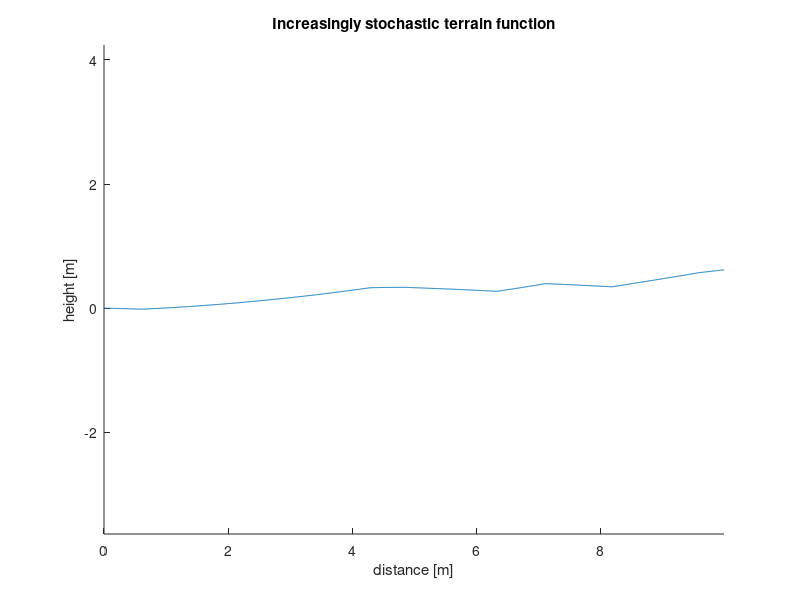

Recreate this plot in MATLAB.
% plot(yout{1}.Values)
%%
clear
clc
amp = 10;
maxSl = 0.3;

dx = 1;
xend = 10;
N = xend/dx+1;
% X = (0:dt:tend);

% X = (randn(N,1)).';
% X = sort(X);
% X = X - min(X);
% X = X.*(xend/max(X));
X(1) = 0;
Y(1) = 0;
for i=2:N
    dx = min(sqrt(1/i)*abs(rand()),0.5);
    X(i) = X(i-1) + dx;
    dy = max(min(rand()-0.5,maxSl*dx),-maxSl*dx);
    Y(i) = Y(i-1) + dy;
end
X = X.*(xend/max(X));
dt = atan2(Y(end)+rand()-0.5,X(end));
R = [cos(dt) sin(dt);-sin(dt) cos(dt)];

for i=2:size(Y,2)
    XY = R*[X(i);Y(i)];
    X(i) = XY(1);
    Y(i) = XY(2);
end

% Y = randn(size(X,2),1).';
% Y = min(Y,1);
% Y = max(Y,-1);

% X = ds*yout{1}.Values.Time.';
% Y = yout{1}.Values.Data.';

% figure
% hold on
% plot(0:10,X)
% plot(X,Y)
%%

for j = 1:5
    X = [X,X(end)];
    Y = [Y,Y(end)];
    for i=1:(size(X,2)-1)
        XX(2*i) = (X(i)+ X(i+1))/2;
        XX(2*i-1) = X(i);
        YY(2*i-1) = Y(i);
        YY(2*i) = (Y(i)+ Y(i+1))/2;
    end
    X = XX(1:end-1);
    Y = YY(1:end-1);
    

    
end
% figure
% plot(X,Y)
%%
Lin = 1:1:(size(X,2));
T = Y.*sqrt(Lin)/(amp);
% figure
% plot(X,T)
X1 = 0:0.01:X(end);
T1 = spline(X,T,X1);



figure
hold on
plot(X1,T1)
title('Increasingly stochastic terrain function')
xlabel('distance [m]')
ylabel('height [m]')
axis equal
hold off
%%
% % Xn = ds*(0:dt*2:tend);
% Yn = smooth(Y,3).';
% Yn = spline(X,Yn,X1)/2;
% Tn = Yn.*(X1)/(amp);
% 
% XO = ones(size(X1,2),1).'*X(end);
% XL =XO-logspace(log(X(end)-1)/log(10),0,size(X1,2))+1;
% 
% figure
% hold on
% plot(XL,Tn)
% axis equal
% hold off